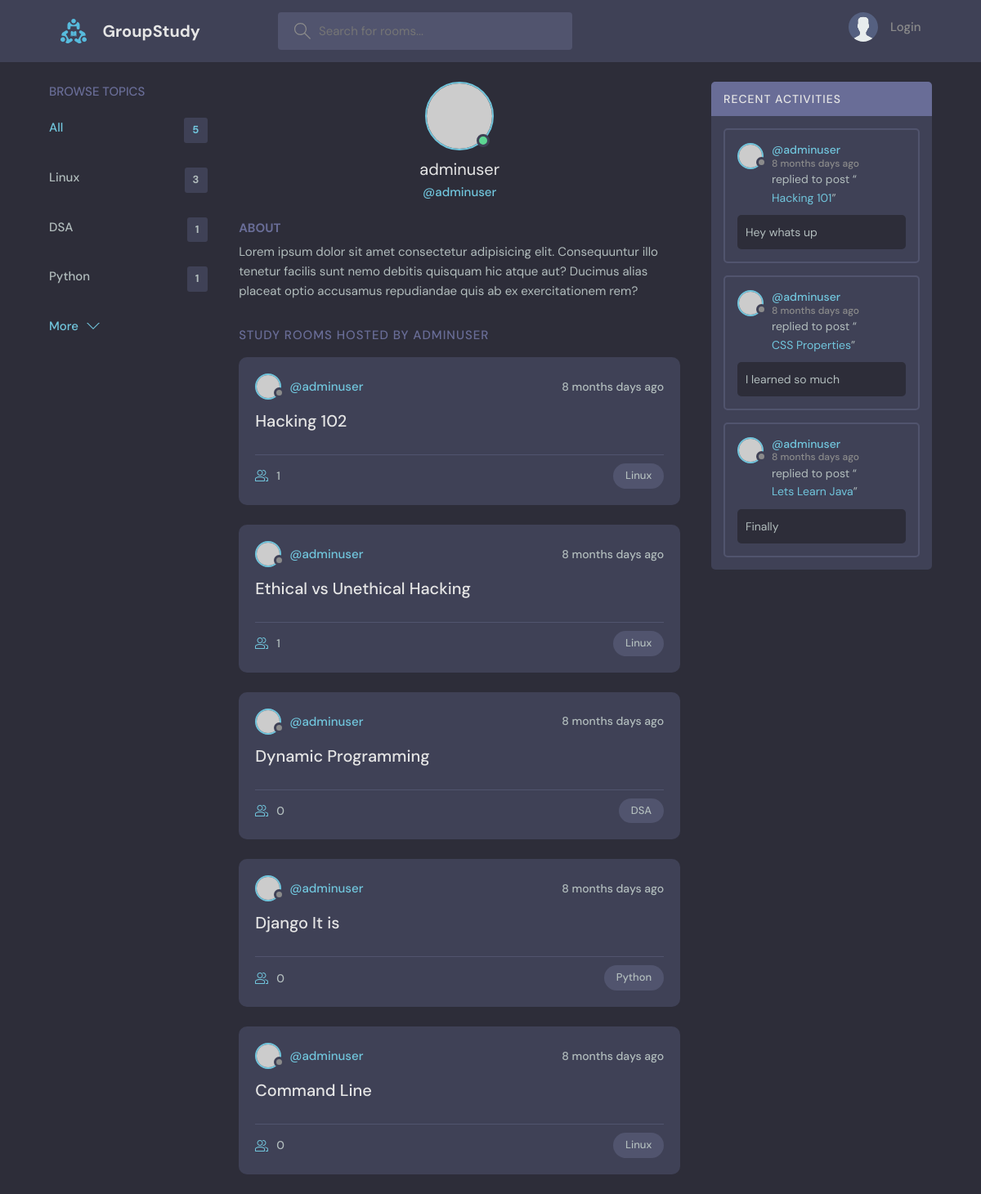
The app's page /profile/1 with its own data.
### base/models.py (models this page shows)
class Subject(models.Model):
    name = models.CharField(max_length=200)
    def __str__(self):
        return self.name

class Room(models.Model):
    host = models.ForeignKey(User,on_delete=models.SET_NULL,null=True)
    subject = models.ForeignKey(Subject,on_delete=models.SET_NULL,null=True)
    name = models.CharField(max_length=200)
    desc = models.TextField(null=True,blank=True)
    participants = models.ManyToManyField(User,related_name='participants',blank=True)
    updated = models.DateTimeField(auto_now=True)
    created = models.DateTimeField(auto_now_add=True)
    class Meta:
        ordering = ['-updated','-created']
    def __str__(self):
        return self.name

class Message(models.Model):
    room = models.ForeignKey(Room,on_delete=models.CASCADE)
    user = models.ForeignKey(User,on_delete=models.CASCADE)
    body = models.TextField()
    updated = models.DateTimeField(auto_now=True)
    created = models.DateTimeField(auto_now_add=True)
    class Meta:
        ordering = ['-updated','-created']
    def __str__(self):
        return self.body[0:50]

### base/views.py (the view)
# urls.py: path('profile/<str:pk>',views.Profile),
def Profile(request,pk):
    user = User.objects.get(id = pk)
    totalrooms = Room.objects.filter(host__id = pk)
    prof = True
    room_vals = dict()
    q = request.GET.get('q') if request.GET.get('q') != None else ''
    print(q)
    for i in totalrooms:
        if i.subject.name not in room_vals.keys():
            room_vals[i.subject.name] = 1
        else:
            room_vals[i.subject.name] +=1
    room_types = list()
    for i in room_vals.keys():
        room_types.append({"name":i, "number":room_vals[i]})
    totalrooms = totalrooms.count
    rooms = user.room_set.filter(Q(subject__name__icontains = q))
    comments = user.message_set.all()
    subject = room_types
    context = {'user' : user,"rooms" : rooms,"comments" : comments,"subjects" : subject,"totalrooms" : totalrooms,"prof" : prof}
    return render(request,'base/profile.html',context)

### base/templates/base/profile.html (shortened to what this page needs)
{%extends 'main.html'%}
{%block content%}
  <main class="profile-page layout layout--3">
    <div class="container">
      {%include 'base/subject_component.html'%}
      <div class="roomList">
        <div class="profile">
          <div class="profile__avatar">
            <div class="avatar avatar--large active">
              <img src="https://randomuser.me/api/portraits/men/11.jpg" />
            </div>
          </div>
          <div class="profile__info">
            <h3>{{user.username}}</h3>
            <p>@{{user.username}}</p>
          </div>
          <div class="profile__about">
            <h3>About</h3>
            <p>
              Lorem ipsum dolor sit amet consectetur adipisicing elit. Consequuntur illo tenetur
              facilis sunt nemo debitis quisquam hic atque aut? Ducimus alias placeat optio
              accusamus repudiandae quis ab ex exercitationem rem?
            </p>
          </div>
        </div>
        <div class="roomList__header">
          <div>
            <h2>Study Rooms Hosted by {{user.username}}</a>
            </h2>
          </div>
        </div>
        {%include 'base/feed_component.html'%}
      </div>
      {%include 'base/activity_component.html'%}
    </div>
  </main>
{%endblock%}

### base/templates/base/subject_component.html
<div class="topics">
    <div class="topics__header">
      <h2>Browse Topics</h2>
    </div>
    <ul class="topics__list">
      <li>
        {%if prof %}
        <a href="/profile/{{user.id}}" class="active">All <span>{{totalrooms}}</span></a>
        {%else%}
        <a href="/" class="active">All <span>{{totalrooms}}</span></a>
        {%endif%}
      </li>
    {%for subject in subjects%}
        <li>
            <a href="?q={{subject.name}}">{{subject.name}}<span>{% if prof %}{{subject.number}}{%else%}{{subject.room_set.all.count}}{%endif%}</span></a>
        </li>
    {%endfor%}
    </ul>
    <a class="btn btn--link" href="/browse-topic">
      More
      <svg version="1.1" xmlns="http://www.w3.org/2000/svg" width="32" height="32" viewBox="0 0 32 32">
        <title>chevron-down</title>
        <path d="M16 21l-13-13h-3l16 16 16-16h-3l-13 13z"></path>
      </svg>
    </a>
  </div>

### base/templates/base/feed_component.html (shortened to what this page needs)
{%for room in rooms%}
<div class="roomListRoom">
  <div class="roomListRoom__header">
    <a href="/profile/{{room.host.id}}" class="roomListRoom__author">
      <div class="avatar avatar--small">
        <img src="https://randomuser.me/api/portraits/women/11.jpg" />
      </div>
      <span>@{{room.host.username}}</span>
    </a>
    <div class="roomListRoom__actions">
      <span>{{room.created|timesince}} days ago</span>
    </div>
  </div>
  <div class="roomListRoom__content">
    <a href="/pages/{{room.id}}">{{room.name}}</a>
  </div>
  <div class="roomListRoom__meta">
    <a href="/pages/{{room.id}}" class="roomListRoom__joined">
      {{room.participants.all.count}}
    </a>
    <p class="roomListRoom__topic">{{room.subject}}</p>
  </div>
</div>
{%endfor%}

### base/templates/base/activity_component.html (shortened to what this page needs)
<div class="activities">
    <div class="activities__header">
      <h2>Recent Activities</h2>
    </div>
    {%for comment in comments%}
    <div class="activities__box">
      <div class="activities__boxHeader roomListRoom__header">
        <a href="/profile/{{comment.user.id}}" class="roomListRoom__author">
          <div class="avatar avatar--small">
            <img src="https://randomuser.me/api/portraits/women/11.jpg" />
          </div>
          <p>
            @{{comment.user}}
            <span>{{comment.created|timesince}} days ago</span>
          </p>
        </a>
      </div>
      <div class="activities__boxContent">
        <p>replied to post “<a href="/pages/{{comment.room.id}}">{{comment.room}}</a>”</p>
        <div class="activities__boxRoomContent">
            {{comment}}
        </div>
      </div>
    </div>
    {%endfor%}
  </div>

### records on screen
Subject: name "Linux"
Subject: name "DSA"
Subject: name "Python"
Room: host.username "adminuser", created "8 months", name "Hacking 102", participants.all.count "1", subject "Linux"
Room: host.username "adminuser", created "8 months", name "Ethical vs Unethical Hacking", participants.all.count "1", subject "Linux"
Room: host.username "adminuser", created "8 months", name "Dynamic Programming", participants.all.count "0", subject "DSA"
Room: host.username "adminuser", created "8 months", name "Django It is", participants.all.count "0", subject "Python"
Room: host.username "adminuser", created "8 months", name "Command Line", participants.all.count "0", subject "Linux"
Message: user "adminuser", created "8 months", room "Hacking 101", body "Hey whats up"
Message: user "adminuser", created "8 months", room "CSS Properties", body "I learned so much"
Message: user "adminuser", created "8 months", room "Lets Learn Java", body "Finally"

### other values on screen
{{ totalrooms }} "5"
{{ subject.number }} "3" "1" "1"
{{ user.username }} "adminuser"
{{ user.username }} "ADMINUSER"
